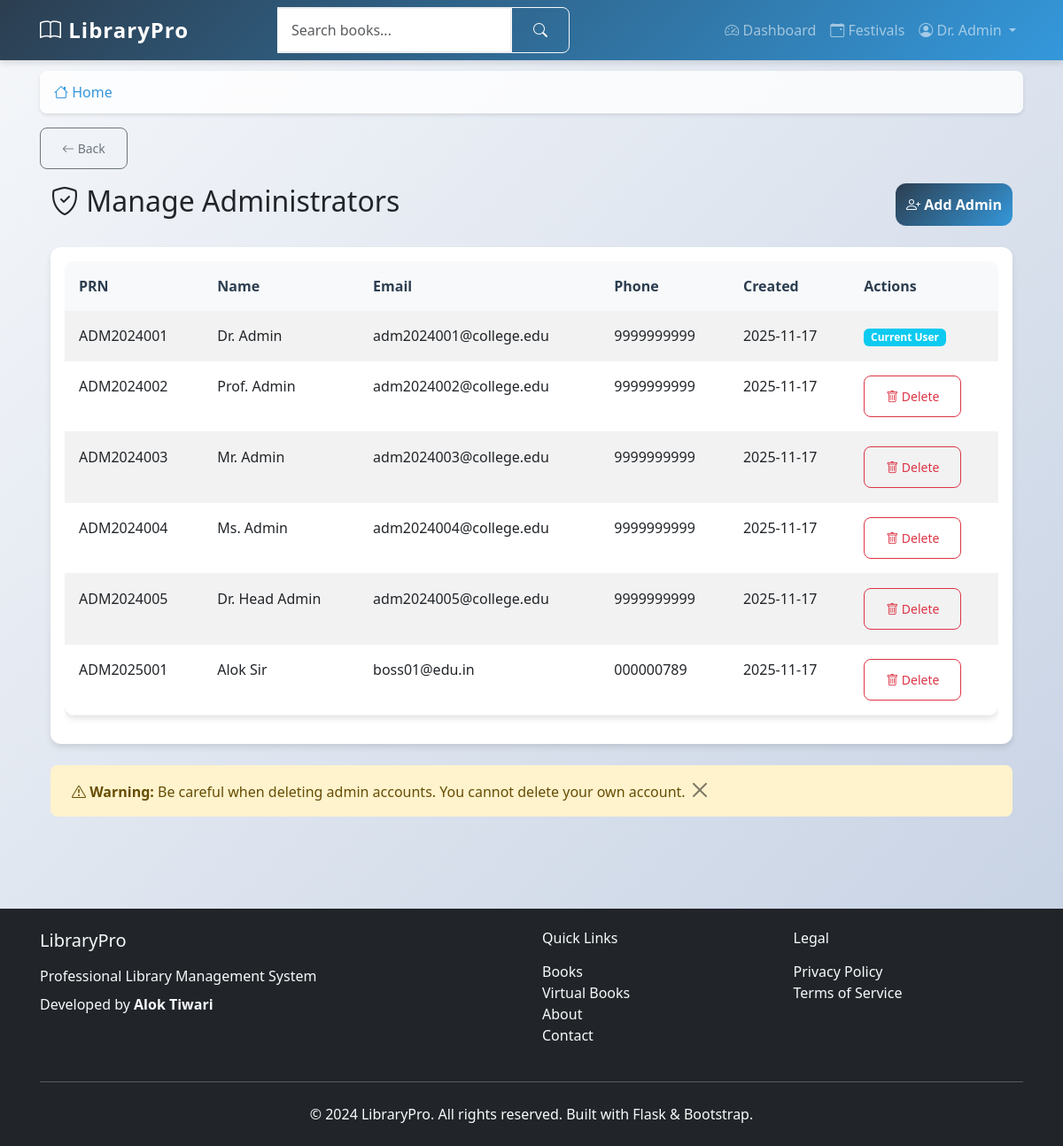
The page /manage-admins (signed in) on the database its author committed.
### app/models.py (models this page shows, shortened)
class User(UserMixin, db.Model):
    id = db.Column(db.Integer, primary_key=True)
    prn_number = db.Column(db.String(20), unique=True, nullable=False)
    username = db.Column(db.String(80), unique=True, nullable=False)
    email = db.Column(db.String(120), unique=True, nullable=False)
    name = db.Column(db.String(100), nullable=False)
    mother_name = db.Column(db.String(100), nullable=False)
    dob = db.Column(db.String(10), nullable=False)  # Format: DDMMYYYY
    phone = db.Column(db.String(15), nullable=True)
    address = db.Column(db.Text, nullable=True)
    password_hash = db.Column(db.String(255), nullable=False)
    role = db.Column(db.String(20), nullable=False, default='student')
    year = db.Column(db.String(10), nullable=True)  # 1st, 2nd, 3rd, 4th, 5th
    course = db.Column(db.String(50), nullable=True)  # BSC IT, BSC CS, etc.
    total_books_borrowed = db.Column(db.Integer, default=0)
    total_extension_requests = db.Column(db.Integer, default=0)
    library_hours_this_month = db.Column(db.Float, default=0.0)
    library_hours_this_year = db.Column(db.Float, default=0.0)
    created_at = db.Column(db.DateTime, default=datetime.utcnow)
    updated_at = db.Column(db.DateTime, default=datetime.utcnow, onupdate=datetime.utcnow)
    loans = db.relationship('Loan', backref='borrower', lazy='dynamic')
    library_sessions = db.relationship('LibrarySession', backref='user', lazy='dynamic')

### app/main/routes.py (the view)
@bp.route('/manage-admins')
@login_required
def manage_admins():
    if current_user.role != 'admin':
        flash('Access denied.', 'danger')
        return redirect(url_for('main.dashboard'))
    admins = User.query.filter_by(role='admin').all()
    return render_template('main/manage_admins.html', title='Manage Admins', admins=admins)

### app/__init__.py (called while the page is built)
def create_app():
    app = Flask(__name__)
    app.config.from_object(Config)
    db.init_app(app)
    migrate.init_app(app, db)
    login.init_app(app)
    login.login_view = 'auth.student_login'
    login.login_message = 'Please log in to access this page.'
    login.login_message_category = 'info'
    from app.auth import bp as auth_bp
    app.register_blueprint(auth_bp, url_prefix='/auth')
    from app.main import bp as main_bp
    app.register_blueprint(main_bp)
    from app.models import User
    @login.user_loader
    def load_user(user_id):
        return User.query.get(int(user_id))
    return app

### app/templates/main/manage_admins.html (shortened to what this page needs)
{% extends "base.html" %}
{% block content %}
<div class="container-fluid">
    <div class="row">
        <div class="col-12">
            <div class="d-flex justify-content-between align-items-center mb-4">
                <h2><i class="bi bi-shield-check"></i> Manage Administrators</h2>
                <a href="{{ url_for('main.add_admin') }}" class="btn btn-primary">
                    <i class="bi bi-person-plus"></i> Add Admin
                </a>
            </div>
            <div class="card">
                <div class="card-body">
                    <div class="table-responsive">
                        <table class="table table-striped">
                            <thead>
                                <tr>
                                    <th>PRN</th>
                                    <th>Name</th>
                                    <th>Email</th>
                                    <th>Phone</th>
                                    <th>Created</th>
                                    <th>Actions</th>
                                </tr>
                            </thead>
                            <tbody>
                                {% for admin in admins %}
                                <tr>
                                    <td>{{ admin.prn_number }}</td>
                                    <td>{{ admin.name }}</td>
                                    <td>{{ admin.email }}</td>
                                    <td>{{ admin.phone or 'N/A' }}</td>
                                    <td>{{ admin.created_at.strftime('%Y-%m-%d') if admin.created_at else 'N/A' }}</td>
                                    <td>
                                        {% if admin.id != current_user.id %}
                                        <button class="btn btn-sm btn-outline-danger"
                                                onclick="confirmDelete({{ admin.id }}, '{{ admin.name }}')">
                                            <i class="bi bi-trash"></i> Delete
                                        </button>
                                        {% else %}
                                        <span class="badge bg-info">Current User</span>
                                        {% endif %}
                                    </td>
                                </tr>
                                {% endfor %}
                            </tbody>
                        </table>
                    </div>
                </div>
            </div>
            <div class="alert alert-warning mt-4">
                <i class="bi bi-exclamation-triangle"></i>
                <strong>Warning:</strong> Be careful when deleting admin accounts. You cannot delete your own account.
            </div>
        </div>
    </div>
</div>
{% endblock %}

### app/templates/base.html (shortened to what this page needs)
<!DOCTYPE html>
<html lang="en">
<head>
    <link href="https://cdn.jsdelivr.net/npm/bootstrap@5.3.0/dist/css/bootstrap.min.css" rel="stylesheet">
    <link rel="stylesheet" href="https://cdn.jsdelivr.net/npm/bootstrap-icons@1.10.0/font/bootstrap-icons.css">
    <link rel="stylesheet" href="{{ url_for('static', filename='css/style.css') }}">
    <link rel="stylesheet" href="{{ url_for('static', filename='css/modern.css') }}">
</head>
<body>
    <nav class="navbar navbar-expand-lg navbar-dark bg-primary fixed-top">
        <div class="container">
            <a class="navbar-brand fw-bold" href="{{ url_for('main.index') }}">
                <i class="bi bi-book"></i> LibraryPro
            </a>
            <div class="collapse navbar-collapse" id="navbarNav">
                {% if current_user.is_authenticated %}
                <form class="d-flex mx-auto" method="GET" action="{{ url_for('main.search') }}">
                    <div class="input-group">
                        <input class="form-control" type="search" name="q" placeholder="Search books..."
                               value="{{ request.args.get('q', '') }}">
                        <button class="btn btn-outline-light" type="submit">
                            <i class="bi bi-search"></i>
                        </button>
                    </div>
                </form>
                <ul class="navbar-nav ms-auto">
                    <li class="nav-item">
                        <a class="nav-link" href="{{ url_for('main.dashboard') }}">
                            <i class="bi bi-speedometer2"></i> Dashboard
                        </a>
                    </li>
                    <li class="nav-item">
                        <a class="nav-link" href="{{ url_for('main.festivals') }}">
                            <i class="bi bi-calendar-event"></i> Festivals
                        </a>
                    </li>
                    <li class="nav-item dropdown">
                        <a class="nav-link dropdown-toggle" href="#" role="button" data-bs-toggle="dropdown">
                            <i class="bi bi-person-circle"></i> {{ current_user.name }}
                        </a>
                    </li>
                </ul>
                {% endif %}
            </div>
        </div>
    </nav>
    <main class="main-content">
        <div class="container">
            {% if current_user.is_authenticated %}
            <nav aria-label="breadcrumb" class="mb-3">
                <ol class="breadcrumb">
                    <li class="breadcrumb-item">
                        <a href="{{ url_for('main.index') }}"><i class="bi bi-house"></i> Home</a>
                    </li>
                </ol>
            </nav>
            {% endif %}
            {% if current_user.is_authenticated and request.endpoint not in ['main.index', 'main.dashboard', 'main.student_dashboard', 'main.admin_dashboard'] %}
            <div class="mb-3">
                <button onclick="goBack()" class="btn btn-outline-secondary btn-sm">
                    <i class="bi bi-arrow-left"></i> Back
                </button>
            </div>
            {% endif %}
            {% block content %}{% endblock %}
        </div>
    </main>
    <footer class="bg-dark text-light py-4 mt-5">
        <div class="container">
            <div class="row">
                <div class="col-md-6">
                    <h5 class="mb-3">LibraryPro</h5>
                    <p class="mb-2">Professional Library Management System</p>
                    <p class="mb-0">Developed by <strong>Alok Tiwari</strong></p>
                </div>
                <div class="col-md-3">
                    <h6 class="mb-3">Quick Links</h6>
                    <ul class="list-unstyled">
                        <li><a href="{{ url_for('main.books_categories') }}" class="text-light text-decoration-none">Books</a></li>
                    <li><a href="{{ url_for('main.virtual_books') }}" class="text-light text-decoration-none">Virtual Books</a></li>
                        <li><a href="{{ url_for('main.about') }}" class="text-light text-decoration-none">About</a></li>
                        <li><a href="{{ url_for('main.contact') }}" class="text-light text-decoration-none">Contact</a></li>
                    </ul>
                </div>
                <div class="col-md-3">
                    <h6 class="mb-3">Legal</h6>
                    <ul class="list-unstyled">
                        <li><a href="{{ url_for('main.privacy') }}" class="text-light text-decoration-none">Privacy Policy</a></li>
                        <li><a href="{{ url_for('main.terms') }}" class="text-light text-decoration-none">Terms of Service</a></li>
                    </ul>
                </div>
            </div>
            <hr class="my-4">
            <div class="text-center">
                <p class="mb-0">&copy; 2024 LibraryPro. All rights reserved. Built with Flask & Bootstrap.</p>
            </div>
        </div>
    </footer>
</body>
</html>

### app/static/css/style.css (style rules this page uses)
:root { --primary-color: #2c3e50; --secondary-color: #3498db; --accent-color: #e74c3c; --success-color: #27ae60; --warning-color: #f39c12; --light-bg: #f8f9fa; --card-shadow: 0 4px 6px rgba(0, 0, 0, 0.1); --hover-shadow: 0 8px 15px rgba(0, 0, 0, 0.2); --border-radius: 12px; }
body { font-family: 'Segoe UI', Tahoma, Geneva, Verdana, sans-serif; background: linear-gradient(135deg, #f5f7fa 0%, #c3cfe2 100%); min-height: 100vh; padding: 0; margin: 0; }
.main-content { padding-top: 80px; padding-bottom: 2rem; min-height: calc(100vh - 200px); }
.container { padding-left: 15px; padding-right: 15px; }
.navbar-brand { font-size: 1.5rem; letter-spacing: 1px; }
.navbar { box-shadow: var(--card-shadow); background: linear-gradient(135deg, var(--primary-color) 0%, var(--secondary-color) 100%) !important; }
.card { border: none; border-radius: var(--border-radius); box-shadow: var(--card-shadow); transition: all 0.3s ease; background: white; }
.form-control { border-radius: 8px; border: 2px solid #e9ecef; padding: 0.75rem 1rem; transition: all 0.3s ease; }
.btn { border-radius: 8px; padding: 0.75rem 1.5rem; font-weight: 500; transition: all 0.3s ease; }
.btn-primary { background: linear-gradient(135deg, var(--primary-color) 0%, var(--secondary-color) 100%); border: none; }
.table { background: white; border-radius: var(--border-radius); overflow: hidden; box-shadow: var(--card-shadow); }
.table thead th { background: var(--light-bg); border: none; font-weight: 600; color: var(--primary-color); padding: 1rem; }
.table tbody td { padding: 1rem; border-color: #f1f3f4; }
.alert { border: none; border-radius: 8px; padding: 1rem 1.5rem; margin-bottom: 1.5rem; }
.breadcrumb { background: rgba(255, 255, 255, 0.8); border-radius: 8px; padding: 0.75rem 1rem; margin-bottom: 1rem; box-shadow: 0 2px 4px rgba(0, 0, 0, 0.1); backdrop-filter: blur(10px); }
.breadcrumb-item a { color: var(--secondary-color); text-decoration: none; transition: color 0.3s ease; }
.btn-outline-secondary { border-color: #6c757d; color: #6c757d; transition: all 0.3s ease; }
.form-control { border-left: none; border-radius: 0 8px 8px 0; }
.btn-primary { background: linear-gradient(135deg, var(--primary-color) 0%, var(--secondary-color) 100%); border: none; border-radius: 12px; padding: 0.75rem; font-weight: 600; transition: all 0.3s ease; }

### app/static/css/modern.css (style rules this page uses)
:root { --primary: #6366f1; --secondary: #8b5cf6; --success: #10b981; --danger: #ef4444; --warning: #f59e0b; --info: #3b82f6; --dark: #1f2937; --light: #f9fafb; }

### rows shown on the page
User: name "Dr. Admin", prn_number "ADM2024001", email "adm2024001@college.edu", phone "9999999999", created_at "2025-11-17", shows "Current User"
User: prn_number "ADM2024002", name "Prof. Admin", email "adm2024002@college.edu", phone "9999999999", created_at "2025-11-17"
User: prn_number "ADM2024003", name "Mr. Admin", email "adm2024003@college.edu", phone "9999999999", created_at "2025-11-17"
User: prn_number "ADM2024004", name "Ms. Admin", email "adm2024004@college.edu", phone "9999999999", created_at "2025-11-17"
User: prn_number "ADM2024005", name "Dr. Head Admin", email "adm2024005@college.edu", phone "9999999999", created_at "2025-11-17"
User: prn_number "ADM2025001", name "Alok Sir", email "boss01@edu.in", phone "000000789", created_at "2025-11-17"
